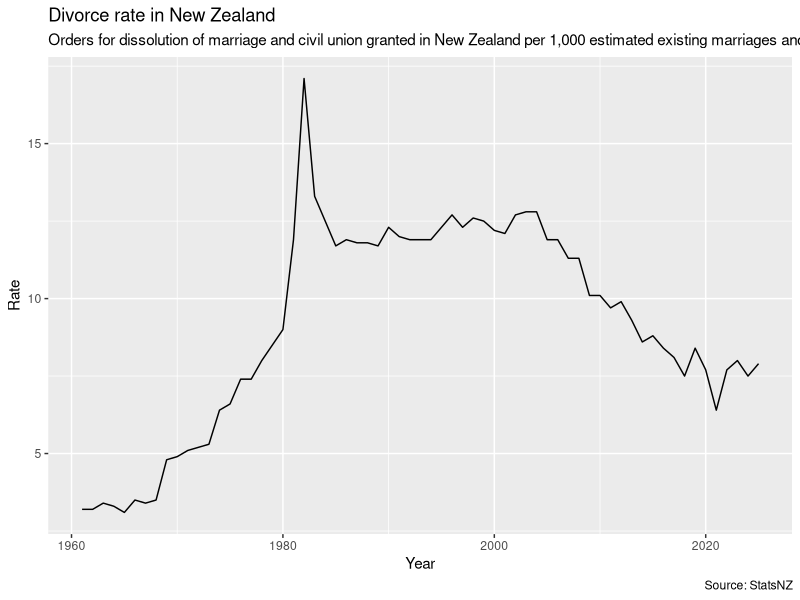
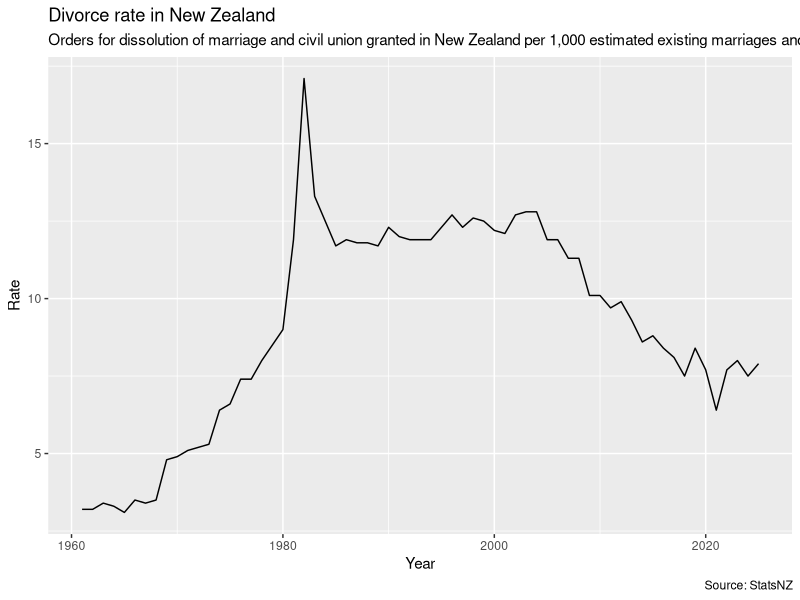

These figures' R source, in order:
library(tidyverse)

divorces <- read_csv(
  "DMR361501_20260505_082315_32.csv",
  col_names = c("Year", "Rate"),
  skip = 2,
  n_max = 65) 

divorces |> 
  ggplot(aes(x=Year,y=Rate)) +
  geom_line() +
  labs(title = 'Divorce rate in New Zealand', 
       subtitle ='Orders for dissolution of marriage and civil union granted in New Zealand per 1,000 estimated existing marriages and civil unions.',
       caption = 'Source: StatsNZ') 

ggsave("divorce-rate-fixed.png", width=6,height=4)
